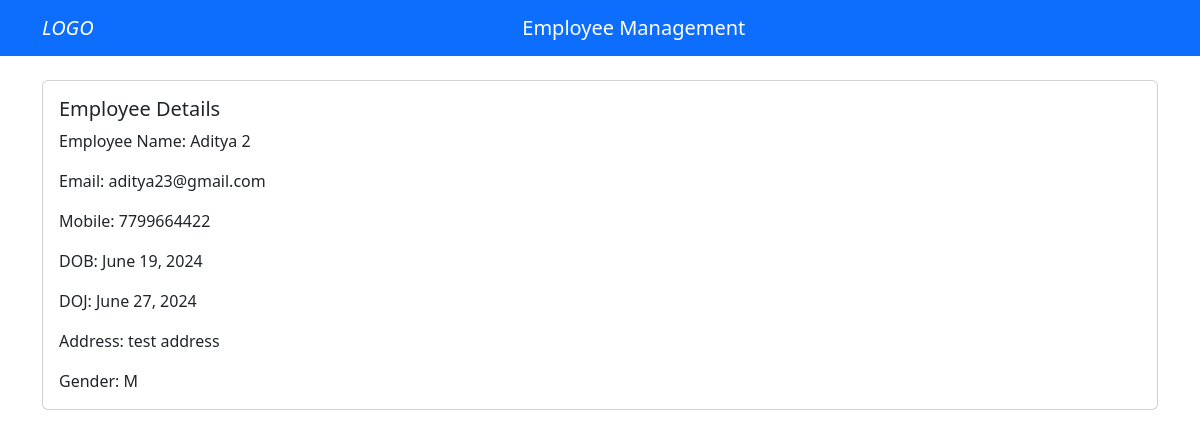
/view_employee/5, run on the app's committed database.
### Sites_app/models.py (models this page shows)
class Employee(models.Model):
    emp_name = models.CharField(max_length=50)
    address = models.CharField(max_length=200)
    mobile = models.CharField(max_length=10)
    email = models.EmailField(max_length=100)
    dob = models.DateField()
    doj = models.DateField()
    gender = models.CharField(max_length=2)
    dept_id = models.ForeignKey(Department, on_delete=models.CASCADE)
    class Meta:
        db_table = 'employee'

### Sites_app/views.py (the view)
# urls.py: path('view_employee/<int:pid>', view_employee, name='view_employee'),
def view_employee(request, pid):
    emp_obj = Employee.objects.get(id = pid)
    return render(request, 'view_employee.html',{'emp_obj':emp_obj})

### templates/view_employee.html (shortened to what this page needs)
<!DOCTYPE html>
<html lang="en">
<head>
    <link href="https://cdn.jsdelivr.net/npm/bootstrap@5.3.3/dist/css/bootstrap.min.css" rel="stylesheet"
>
</head>
<body>
    <header>
        <nav class="navbar navbar-expand-lg navbar-dark bg-primary">
            <div class="container">
                <i class="navbar-brand">
                    LOGO
                </i>
                <a class="navbar-brand mx-auto" style="display: block;">Employee Management</a>
            </div>
        </nav>
    </header>
    <div class="container mt-4">
        <div class="card">
            <div class="card-body">
                <h5 class="card-title">Employee Details</h5>
                <p class="card-text">Employee Name: {{ emp_obj.emp_name }}</p>
                <p class="card-text">Email: {{ emp_obj.email }}</p>
                <p class="card-text">Mobile: {{ emp_obj.mobile }}</p>
                <p class="card-text">DOB: {{ emp_obj.dob }}</p>
                <p class="card-text">DOJ: {{ emp_obj.doj }}</p>
                <p class="card-text">Address: {{ emp_obj.address }}</p>
                <p class="card-text">Gender: {{ emp_obj.gender }}</p>
            </div>
        </div>
    </div>
</body>
</html>

### data on the page
Employee: emp_name "Aditya 2", email "aditya23@gmail.com", mobile "7799664422", dob "June 19, 2024", doj "June 27, 2024", address "test address", gender "M"
